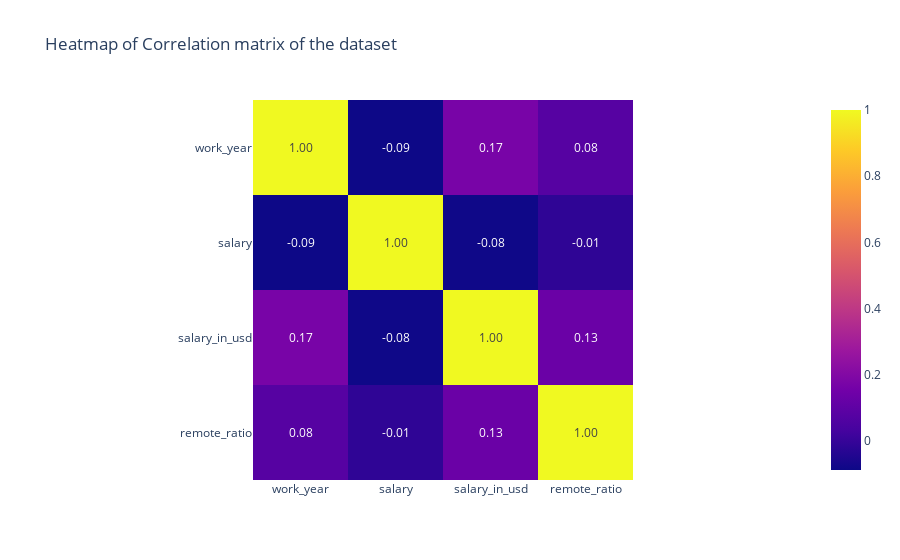

The cell this chart's notebook holds for it:
### Markdown cell above
### Plotting correlation matrix

### Code cell
fig = px.imshow(dsjobs.corr(),text_auto='.2f',
               title = 'Heatmap of Correlation matrix of the dataset')
fig.show()

### Figure 1 — Plotly figure (JSON) as saved in the notebook; plotly's stock layout.template omitted (floating-point values rounded to 4 significant figures)
{"data": [{"coloraxis": "coloraxis", "hovertemplate": "x: %{x}<br>y: %{y}<br>color: %{z}<extra></extra>", "name": "0", "texttemplate": "%{z:.2f}", "type": "heatmap", "x": ["work_year", "salary", "salary_in_usd", "remote_ratio"], "xaxis": "x", "y": ["work_year", "salary", "salary_in_usd", "remote_ratio"], "yaxis": "y", "z": [[1, -0.08758, 0.1705, 0.07631], [-0.08758, 1, -0.08391, -0.01461], [0.1705, -0.08391, 1, 0.1321], [0.07631, -0.01461, 0.1321, 1]]}], "layout": {"coloraxis": {"colorscale": [[0, "#0d0887"], [0.1111, "#46039f"], [0.2222, "#7201a8"], [0.3333, "#9c179e"], [0.4444, "#bd3786"], [0.5556, "#d8576b"], [0.6667, "#ed7953"], [0.7778, "#fb9f3a"], [0.8889, "#fdca26"], [1, "#f0f921"]]}, "title": {"text": "Heatmap of Correlation matrix of the dataset"}, "xaxis": {"anchor": "y", "constrain": "domain", "domain": [0, 1], "scaleanchor": "y"}, "yaxis": {"anchor": "x", "autorange": "reversed", "constrain": "domain", "domain": [0, 1]}}}
